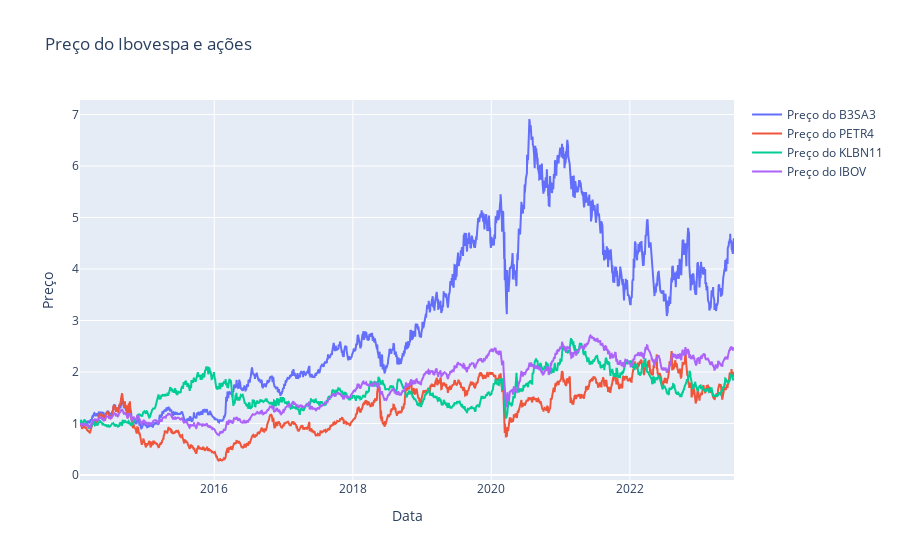

Notebook source saved alongside this figure:
### Code cell
# Cria um gráfico de linha usando o Plotly
fig = go.Figure()
for acoes in acoes_df.columns:
#fig.add_trace(go.Scatter(x=acoes_df.index, y=acoes_df['IBOV'], mode='lines', name='Preço do Ibovespa'))
#fig.add_trace(go.Scatter(x=acoes_df.index, y=acoes_df['B3SA3'], mode='lines', name='Preço do B3SA3'))
    fig.add_trace(go.Scatter(x=acoes_df_normalized.index, y=acoes_df_normalized[acoes], mode='lines', name=f'Preço do {acoes}'))

# Configura o layout do gráfico
fig.update_layout(
    title='Preço do Ibovespa e ações',
    xaxis_title='Data',
    yaxis_title='Preço',
    showlegend=True
)

# Exibe o gráfico
fig.show()

### Figure 1 — Plotly figure (JSON) as saved in the notebook; plotly's stock layout.template omitted (floating-point values rounded to 4 significant figures; data arrays with more than 128 entries replaced by an {"elided": "..."} marker saying what was removed)
{"data": [{"mode": "lines", "name": "Preço do B3SA3", "type": "scatter", "x": {"elided": "2338 str values"}, "y": {"elided": "2338 float values"}}, {"mode": "lines", "name": "Preço do PETR4", "type": "scatter", "x": {"elided": "2338 str values"}, "y": {"elided": "2338 float values"}}, {"mode": "lines", "name": "Preço do KLBN11", "type": "scatter", "x": {"elided": "2338 str values"}, "y": {"elided": "2338 float values"}}, {"mode": "lines", "name": "Preço do IBOV", "type": "scatter", "x": {"elided": "2338 str values"}, "y": {"elided": "2338 float values"}}], "layout": {"showlegend": true, "title": {"text": "Preço do Ibovespa e ações"}, "xaxis": {"title": {"text": "Data"}}, "yaxis": {"title": {"text": "Preço"}}}}
